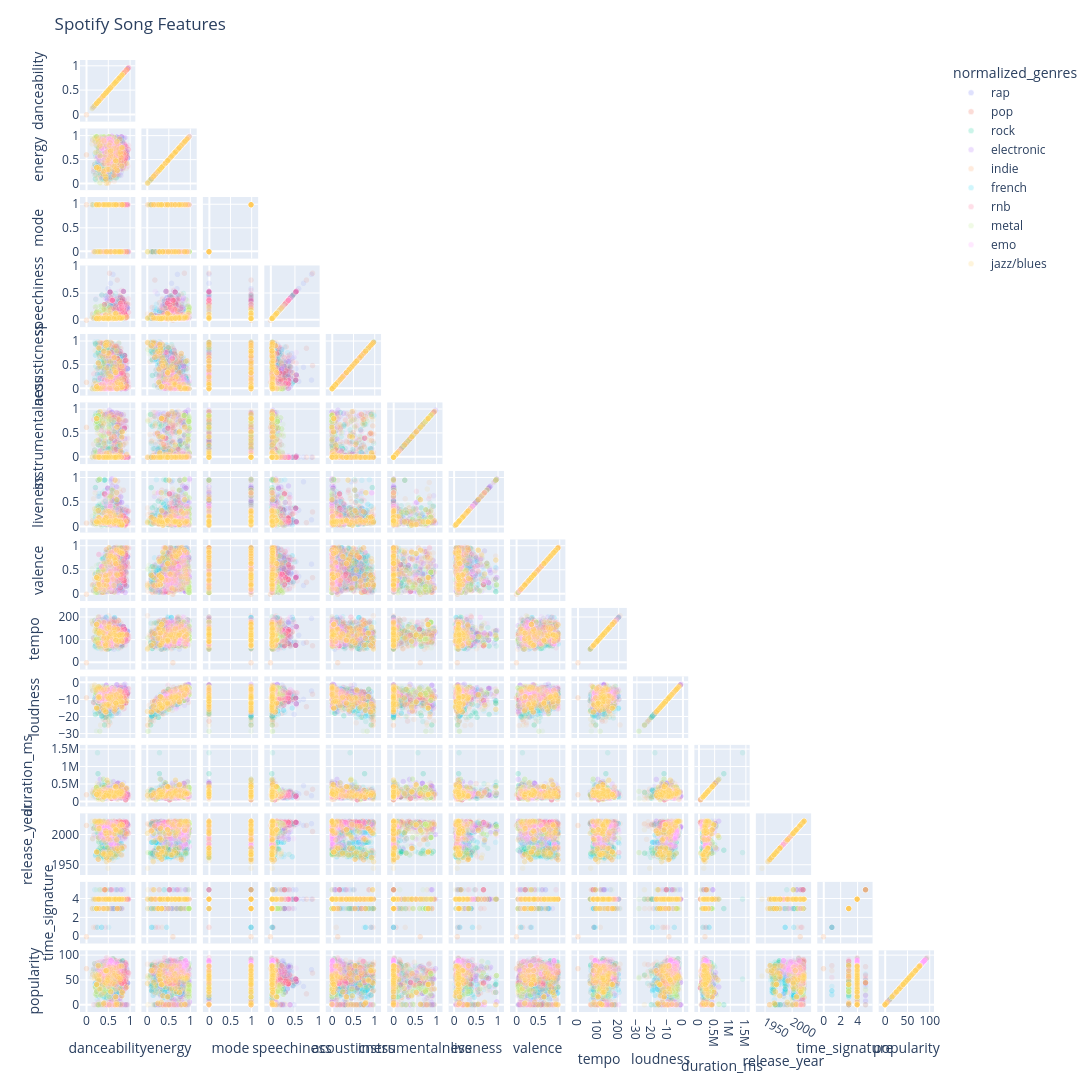

The notebook cell saved with this chart:
### Code cell
fig = px.scatter_matrix(
    df_sample,
    dimensions=spoti.NUMERICAL_FEATURES,
    color="normalized_genres",
    height=2200,
    width=1700,
)

fig.update_traces(showupperhalf=False)
fig.update_layout(title="Spotify Song Features")
fig.update_traces(marker=dict(opacity=0.1, line=dict(width=0.5, color="white")))

fig.show()

### Figure 1 — Plotly figure (JSON) as saved in the notebook; plotly's stock layout.template omitted (floating-point values rounded to 4 significant figures; data arrays with more than 128 entries replaced by an {"elided": "..."} marker saying what was removed)
{"data": [{"dimensions": [{"axis": {"matches": true}, "label": "danceability", "values": {"elided": "328 float values"}}, {"axis": {"matches": true}, "label": "energy", "values": {"elided": "328 float values"}}, {"axis": {"matches": true}, "label": "mode", "values": {"elided": "328 int values"}}, {"axis": {"matches": true}, "label": "speechiness", "values": {"elided": "328 float values"}}, {"axis": {"matches": true}, "label": "acousticness", "values": {"elided": "328 float values"}}, {"axis": {"matches": true}, "label": "instrumentalness", "values": {"elided": "328 float values"}}, {"axis": {"matches": true}, "label": "liveness", "values": {"elided": "328 float values"}}, {"axis": {"matches": true}, "label": "valence", "values": {"elided": "328 float values"}}, {"axis": {"matches": true}, "label": "tempo", "values": {"elided": "328 float values"}}, {"axis": {"matches": true}, "label": "loudness", "values": {"elided": "328 float values"}}, {"axis": {"matches": true}, "label": "duration_ms", "values": {"elided": "328 int values"}}, {"axis": {"matches": true}, "label": "release_year", "values": {"elided": "328 int values"}}, {"axis": {"matches": true}, "label": "time_signature", "values": {"elided": "328 int values"}}, {"axis": {"matches": true}, "label": "popularity", "values": {"elided": "328 int values"}}], "hovertemplate": "normalized_genres=rap<br>%{xaxis.title.text}=%{x}<br>%{yaxis.title.text}=%{y}<extra></extra>", "legendgroup": "rap", "marker": {"color": "#636efa", "line": {"color": "white", "width": 0.5}, "opacity": 0.1, "symbol": "circle"}, "name": "rap", "showlegend": true, "showupperhalf": false, "type": "splom"}, {"dimensions": [{"axis": {"matches": true}, "label": "danceability", "values": {"elided": "328 float values"}}, {"axis": {"matches": true}, "label": "energy", "values": {"elided": "328 float values"}}, {"axis": {"matches": true}, "label": "mode", "values": {"elided": "328 int values"}}, {"axis": {"matches": true}, "label": "speechiness", "values": {"elided": "328 float values"}}, {"axis": {"matches": true}, "label": "acousticness", "values": {"elided": "328 float values"}}, {"axis": {"matches": true}, "label": "instrumentalness", "values": {"elided": "328 float values"}}, {"axis": {"matches": true}, "label": "liveness", "values": {"elided": "328 float values"}}, {"axis": {"matches": true}, "label": "valence", "values": {"elided": "328 float values"}}, {"axis": {"matches": true}, "label": "tempo", "values": {"elided": "328 float values"}}, {"axis": {"matches": true}, "label": "loudness", "values": {"elided": "328 float values"}}, {"axis": {"matches": true}, "label": "duration_ms", "values": {"elided": "328 int values"}}, {"axis": {"matches": true}, "label": "release_year", "values": {"elided": "328 int values"}}, {"axis": {"matches": true}, "label": "time_signature", "values": {"elided": "328 int values"}}, {"axis": {"matches": true}, "label": "popularity", "values": {"elided": "328 int values"}}], "hovertemplate": "normalized_genres=pop<br>%{xaxis.title.text}=%{x}<br>%{yaxis.title.text}=%{y}<extra></extra>", "legendgroup": "pop", "marker": {"color": "#EF553B", "line": {"color": "white", "width": 0.5}, "opacity": 0.1, "symbol": "circle"}, "name": "pop", "showlegend": true, "showupperhalf": false, "type": "splom"}, {"dimensions": [{"axis": {"matches": true}, "label": "danceability", "values": {"elided": "328 float values"}}, {"axis": {"matches": true}, "label": "energy", "values": {"elided": "328 float values"}}, {"axis": {"matches": true}, "label": "mode", "values": {"elided": "328 int values"}}, {"axis": {"matches": true}, "label": "speechiness", "values": {"elided": "328 float values"}}, {"axis": {"matches": true}, "label": "acousticness", "values": {"elided": "328 float values"}}, {"axis": {"matches": true}, "label": "instrumentalness", "values": {"elided": "328 float values"}}, {"axis": {"matches": true}, "label": "liveness", "values": {"elided": "328 float values"}}, {"axis": {"matches": true}, "label": "valence", "values": {"elided": "328 float values"}}, {"axis": {"matches": true}, "label": "tempo", "values": {"elided": "328 float values"}}, {"axis": {"matches": true}, "label": "loudness", "values": {"elided": "328 float values"}}, {"axis": {"matches": true}, "label": "duration_ms", "values": {"elided": "328 int values"}}, {"axis": {"matches": true}, "label": "release_year", "values": {"elided": "328 int values"}}, {"axis": {"matches": true}, "label": "time_signature", "values": {"elided": "328 int values"}}, {"axis": {"matches": true}, "label": "popularity", "values": {"elided": "328 int values"}}], "hovertemplate": "normalized_genres=rock<br>%{xaxis.title.text}=%{x}<br>%{yaxis.title.text}=%{y}<extra></extra>", "legendgroup": "rock", "marker": {"color": "#00cc96", "line": {"color": "white", "width": 0.5}, "opacity": 0.1, "symbol": "circle"}, "name": "rock", "showlegend": true, "showupperhalf": false, "type": "splom"}, {"dimensions": [{"axis": {"matches": true}, "label": "danceability", "values": {"elided": "328 float values"}}, {"axis": {"matches": true}, "label": "energy", "values": {"elided": "328 float values"}}, {"axis": {"matches": true}, "label": "mode", "values": {"elided": "328 int values"}}, {"axis": {"matches": true}, "label": "speechiness", "values": {"elided": "328 float values"}}, {"axis": {"matches": true}, "label": "acousticness", "values": {"elided": "328 float values"}}, {"axis": {"matches": true}, "label": "instrumentalness", "values": {"elided": "328 float values"}}, {"axis": {"matches": true}, "label": "liveness", "values": {"elided": "328 float values"}}, {"axis": {"matches": true}, "label": "valence", "values": {"elided": "328 float values"}}, {"axis": {"matches": true}, "label": "tempo", "values": {"elided": "328 float values"}}, {"axis": {"matches": true}, "label": "loudness", "values": {"elided": "328 float values"}}, {"axis": {"matches": true}, "label": "duration_ms", "values": {"elided": "328 int values"}}, {"axis": {"matches": true}, "label": "release_year", "values": {"elided": "328 int values"}}, {"axis": {"matches": true}, "label": "time_signature", "values": {"elided": "328 int values"}}, {"axis": {"matches": true}, "label": "popularity", "values": {"elided": "328 int values"}}], "hovertemplate": "normalized_genres=electronic<br>%{xaxis.title.text}=%{x}<br>%{yaxis.title.text}=%{y}<extra></extra>", "legendgroup": "electronic", "marker": {"color": "#ab63fa", "line": {"color": "white", "width": 0.5}, "opacity": 0.1, "symbol": "circle"}, "name": "electronic", "showlegend": true, "showupperhalf": false, "type": "splom"}, {"dimensions": [{"axis": {"matches": true}, "label": "danceability", "values": {"elided": "328 float values"}}, {"axis": {"matches": true}, "label": "energy", "values": {"elided": "328 float values"}}, {"axis": {"matches": true}, "label": "mode", "values": {"elided": "328 int values"}}, {"axis": {"matches": true}, "label": "speechiness", "values": {"elided": "328 float values"}}, {"axis": {"matches": true}, "label": "acousticness", "values": {"elided": "328 float values"}}, {"axis": {"matches": true}, "label": "instrumentalness", "values": {"elided": "328 float values"}}, {"axis": {"matches": true}, "label": "liveness", "values": {"elided": "328 float values"}}, {"axis": {"matches": true}, "label": "valence", "values": {"elided": "328 float values"}}, {"axis": {"matches": true}, "label": "tempo", "values": {"elided": "328 float values"}}, {"axis": {"matches": true}, "label": "loudness", "values": {"elided": "328 float values"}}, {"axis": {"matches": true}, "label": "duration_ms", "values": {"elided": "328 int values"}}, {"axis": {"matches": true}, "label": "release_year", "values": {"elided": "328 int values"}}, {"axis": {"matches": true}, "label": "time_signature", "values": {"elided": "328 int values"}}, {"axis": {"matches": true}, "label": "popularity", "values": {"elided": "328 int values"}}], "hovertemplate": "normalized_genres=indie<br>%{xaxis.title.text}=%{x}<br>%{yaxis.title.text}=%{y}<extra></extra>", "legendgroup": "indie", "marker": {"color": "#FFA15A", "line": {"color": "white", "width": 0.5}, "opacity": 0.1, "symbol": "circle"}, "name": "indie", "showlegend": true, "showupperhalf": false, "type": "splom"}, {"dimensions": [{"axis": {"matches": true}, "label": "danceability", "values": {"elided": "328 float values"}}, {"axis": {"matches": true}, "label": "energy", "values": {"elided": "328 float values"}}, {"axis": {"matches": true}, "label": "mode", "values": {"elided": "328 int values"}}, {"axis": {"matches": true}, "label": "speechiness", "values": {"elided": "328 float values"}}, {"axis": {"matches": true}, "label": "acousticness", "values": {"elided": "328 float values"}}, {"axis": {"matches": true}, "label": "instrumentalness", "values": {"elided": "328 float values"}}, {"axis": {"matches": true}, "label": "liveness", "values": {"elided": "328 float values"}}, {"axis": {"matches": true}, "label": "valence", "values": {"elided": "328 float values"}}, {"axis": {"matches": true}, "label": "tempo", "values": {"elided": "328 float values"}}, {"axis": {"matches": true}, "label": "loudness", "values": {"elided": "328 float values"}}, {"axis": {"matches": true}, "label": "duration_ms", "values": {"elided": "328 int values"}}, {"axis": {"matches": true}, "label": "release_year", "values": {"elided": "328 int values"}}, {"axis": {"matches": true}, "label": "time_signature", "values": {"elided": "328 int values"}}, {"axis": {"matches": true}, "label": "popularity", "values": {"elided": "328 int values"}}], "hovertemplate": "normalized_genres=french<br>%{xaxis.title.text}=%{x}<br>%{yaxis.title.text}=%{y}<extra></extra>", "legendgroup": "french", "marker": {"color": "#19d3f3", "line": {"color": "white", "width": 0.5}, "opacity": 0.1, "symbol": "circle"}, "name": "french", "showlegend": true, "showupperhalf": false, "type": "splom"}, {"dimensions": [{"axis": {"matches": true}, "label": "danceability", "values": {"elided": "328 float values"}}, {"axis": {"matches": true}, "label": "energy", "values": {"elided": "328 float values"}}, {"axis": {"matches": true}, "label": "mode", "values": {"elided": "328 int values"}}, {"axis": {"matches": true}, "label": "speechiness", "values": {"elided": "328 float values"}}, {"axis": {"matches": true}, "label": "acousticness", "values": {"elided": "328 float values"}}, {"axis": {"matches": true}, "label": "instrumentalness", "values": {"elided": "328 float values"}}, {"axis": {"matches": true}, "label": "liveness", "values": {"elided": "328 float values"}}, {"axis": {"matches": true}, "label": "valence", "values": {"elided": "328 float values"}}, {"axis": {"matches": true}, "label": "tempo", "values": {"elided": "328 float values"}}, {"axis": {"matches": true}, "label": "loudness", "values": {"elided": "328 float values"}}, {"axis": {"matches": true}, "label": "duration_ms", "values": {"elided": "328 int values"}}, {"axis": {"matches": true}, "label": "release_year", "values": {"elided": "328 int values"}}, {"axis": {"matches": true}, "label": "time_signature", "values": {"elided": "328 int values"}}, {"axis": {"matches": true}, "label": "popularity", "values": {"elided": "328 int values"}}], "hovertemplate": "normalized_genres=rnb<br>%{xaxis.title.text}=%{x}<br>%{yaxis.title.text}=%{y}<extra></extra>", "legendgroup": "rnb", "marker": {"color": "#FF6692", "line": {"color": "white", "width": 0.5}, "opacity": 0.1, "symbol": "circle"}, "name": "rnb", "showlegend": true, "showupperhalf": false, "type": "splom"}, {"dimensions": [{"axis": {"matches": true}, "label": "danceability", "values": {"elided": "328 float values"}}, {"axis": {"matches": true}, "label": "energy", "values": {"elided": "328 float values"}}, {"axis": {"matches": true}, "label": "mode", "values": {"elided": "328 int values"}}, {"axis": {"matches": true}, "label": "speechiness", "values": {"elided": "328 float values"}}, {"axis": {"matches": true}, "label": "acousticness", "values": {"elided": "328 float values"}}, {"axis": {"matches": true}, "label": "instrumentalness", "values": {"elided": "328 float values"}}, {"axis": {"matches": true}, "label": "liveness", "values": {"elided": "328 float values"}}, {"axis": {"matches": true}, "label": "valence", "values": {"elided": "328 float values"}}, {"axis": {"matches": true}, "label": "tempo", "values": {"elided": "328 float values"}}, {"axis": {"matches": true}, "label": "loudness", "values": {"elided": "328 float values"}}, {"axis": {"matches": true}, "label": "duration_ms", "values": {"elided": "328 int values"}}, {"axis": {"matches": true}, "label": "release_year", "values": {"elided": "328 int values"}}, {"axis": {"matches": true}, "label": "time_signature", "values": {"elided": "328 int values"}}, {"axis": {"matches": true}, "label": "popularity", "values": {"elided": "328 int values"}}], "hovertemplate": "normalized_genres=metal<br>%{xaxis.title.text}=%{x}<br>%{yaxis.title.text}=%{y}<extra></extra>", "legendgroup": "metal", "marker": {"color": "#B6E880", "line": {"color": "white", "width": 0.5}, "opacity": 0.1, "symbol": "circle"}, "name": "metal", "showlegend": true, "showupperhalf": false, "type": "splom"}, {"dimensions": [{"axis": {"matches": true}, "label": "danceability", "values": {"elided": "328 float values"}}, {"axis": {"matches": true}, "label": "energy", "values": {"elided": "328 float values"}}, {"axis": {"matches": true}, "label": "mode", "values": {"elided": "328 int values"}}, {"axis": {"matches": true}, "label": "speechiness", "values": {"elided": "328 float values"}}, {"axis": {"matches": true}, "label": "acousticness", "values": {"elided": "328 float values"}}, {"axis": {"matches": true}, "label": "instrumentalness", "values": {"elided": "328 float values"}}, {"axis": {"matches": true}, "label": "liveness", "values": {"elided": "328 float values"}}, {"axis": {"matches": true}, "label": "valence", "values": {"elided": "328 float values"}}, {"axis": {"matches": true}, "label": "tempo", "values": {"elided": "328 float values"}}, {"axis": {"matches": true}, "label": "loudness", "values": {"elided": "328 float values"}}, {"axis": {"matches": true}, "label": "duration_ms", "values": {"elided": "328 int values"}}, {"axis": {"matches": true}, "label": "release_year", "values": {"elided": "328 int values"}}, {"axis": {"matches": true}, "label": "time_signature", "values": {"elided": "328 int values"}}, {"axis": {"matches": true}, "label": "popularity", "values": {"elided": "328 int values"}}], "hovertemplate": "normalized_genres=emo<br>%{xaxis.title.text}=%{x}<br>%{yaxis.title.text}=%{y}<extra></extra>", "legendgroup": "emo", "marker": {"color": "#FF97FF", "line": {"color": "white", "width": 0.5}, "opacity": 0.1, "symbol": "circle"}, "name": "emo", "showlegend": true, "showupperhalf": false, "type": "splom"}, {"dimensions": [{"axis": {"matches": true}, "label": "danceability", "values": {"elided": "328 float values"}}, {"axis": {"matches": true}, "label": "energy", "values": {"elided": "328 float values"}}, {"axis": {"matches": true}, "label": "mode", "values": {"elided": "328 int values"}}, {"axis": {"matches": true}, "label": "speechiness", "values": {"elided": "328 float values"}}, {"axis": {"matches": true}, "label": "acousticness", "values": {"elided": "328 float values"}}, {"axis": {"matches": true}, "label": "instrumentalness", "values": {"elided": "328 float values"}}, {"axis": {"matches": true}, "label": "liveness", "values": {"elided": "328 float values"}}, {"axis": {"matches": true}, "label": "valence", "values": {"elided": "328 float values"}}, {"axis": {"matches": true}, "label": "tempo", "values": {"elided": "328 float values"}}, {"axis": {"matches": true}, "label": "loudness", "values": {"elided": "328 float values"}}, {"axis": {"matches": true}, "label": "duration_ms", "values": {"elided": "328 int values"}}, {"axis": {"matches": true}, "label": "release_year", "values": {"elided": "328 int values"}}, {"axis": {"matches": true}, "label": "time_signature", "values": {"elided": "328 int values"}}, {"axis": {"matches": true}, "label": "popularity", "values": {"elided": "328 int values"}}], "hovertemplate": "normalized_genres=jazz/blues<br>%{xaxis.title.text}=%{x}<br>%{yaxis.title.text}=%{y}<extra></extra>", "legendgroup": "jazz/blues", "marker": {"color": "#FECB52", "line": {"color": "white", "width": 0.5}, "opacity": 0.1, "symbol": "circle"}, "name": "jazz/blues", "showlegend": true, "showupperhalf": false, "type": "splom"}], "layout": {"dragmode": "select", "height": 2200, "legend": {"title": {"text": "normalized_genres"}, "tracegroupgap": 0}, "margin": {"t": 60}, "title": {"text": "Spotify Song Features"}, "width": 1700}}
